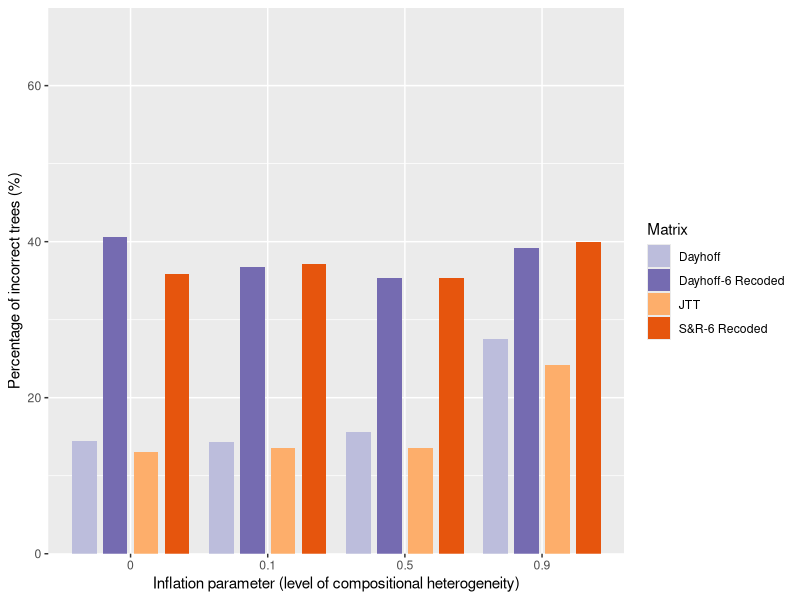

The R source for this figure:
setwd("~/Dropbox/Dissertation/Ctenophore-Sponge_Debate/fig_comphet")
data <- read.csv('tree0.002_proportions.csv')
data$proportion <- data$proportion*100
names(data)[2]<-"percent"
library(ggplot2)
#replace values for visual purposes
data$inflation.parameter[data$inflation.parameter == "0"] <- "0.25"
data$inflation.parameter[data$inflation.parameter == "0.1"] <- "0.50"
data$inflation.parameter[data$inflation.parameter == "0.5"] <- "0.75"
data$inflation.parameter[data$inflation.parameter == "0.9"] <- "1.00"
b <- ggplot(data, aes(x=inflation.parameter, y=percent)) + geom_bar(aes(fill=type), stat = "identity", position=position_dodge2(preserve = c("total"), padding = 0.2)) 
b + scale_x_discrete(name="Inflation parameter (level of compositional heterogeneity)", breaks =c("0.25", "0.50", "0.75", "1.00"), label=c("0", "0.1","0.5","0.9")) + scale_y_continuous(name="Percentage of incorrect trees (%)", expand = c(0, 0), limits=c(0,70)) + labs(fill="Matrix") + scale_fill_manual(values=c("#bcbddc", "#756bb1","#fdae6b", "#e6550d"))
